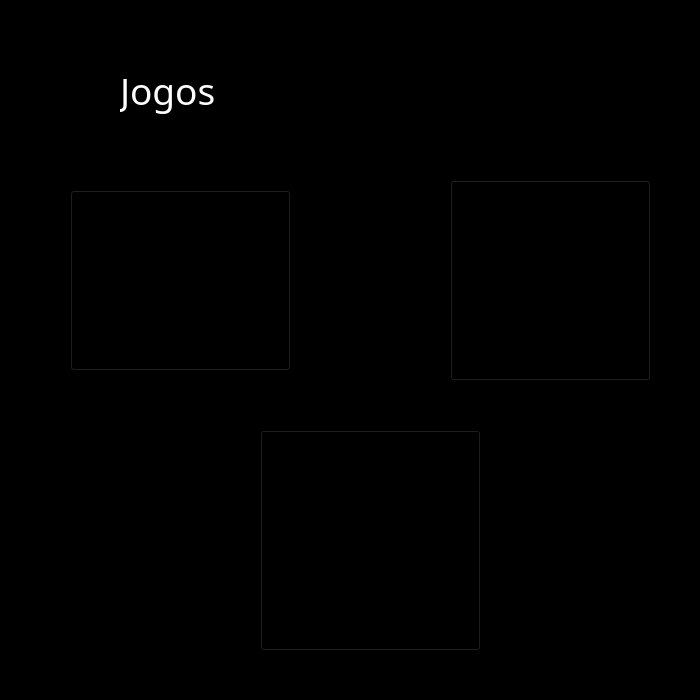
<?xml version="1.0" encoding="UTF-8"?>
<ui version="4.0">
 <class>MainWindow</class>
 <widget class="QMainWindow" name="MainWindow">
  <property name="geometry">
   <rect>
    <x>0</x>
    <y>0</y>
    <width>700</width>
    <height>700</height>
   </rect>
  </property>
  <property name="windowTitle">
   <string>MainWindow</string>
  </property>
  <property name="styleSheet">
   <string notr="true">background-color:rgb(0, 0, 0);</string>
  </property>
  <widget class="QWidget" name="centralwidget">
   <widget class="QLabel" name="label">
    <property name="geometry">
     <rect>
      <x>120</x>
      <y>60</y>
      <width>111</width>
      <height>61</height>
     </rect>
    </property>
    <property name="font">
     <font>
      <family>Old English Text MT</family>
      <pointsize>28</pointsize>
     </font>
    </property>
    <property name="styleSheet">
     <string notr="true">background-color: transparent;
color: white;</string>
    </property>
    <property name="text">
     <string>Jogos</string>
    </property>
   </widget>
   <widget class="QPushButton" name="forcaButton">
    <property name="geometry">
     <rect>
      <x>260</x>
      <y>430</y>
      <width>221</width>
      <height>221</height>
     </rect>
    </property>
    <property name="font">
     <font>
      <family>Old English Text MT</family>
      <pointsize>14</pointsize>
     </font>
    </property>
    <property name="styleSheet">
     <string notr="true">background-color: transparent;
</string>
    </property>
    <property name="text">
     <string/>
    </property>
   </widget>
   <widget class="QPushButton" name="velhaButton">
    <property name="geometry">
     <rect>
      <x>450</x>
      <y>180</y>
      <width>201</width>
      <height>201</height>
     </rect>
    </property>
    <property name="font">
     <font>
      <family>Old English Text MT</family>
      <pointsize>14</pointsize>
     </font>
    </property>
    <property name="styleSheet">
     <string notr="true">background-color: transparent;
</string>
    </property>
    <property name="text">
     <string/>
    </property>
   </widget>
   <widget class="QLabel" name="label_3">
    <property name="geometry">
     <rect>
      <x>0</x>
      <y>0</y>
      <width>700</width>
      <height>700</height>
     </rect>
    </property>
    <property name="text">
     <string/>
    </property>
    <property name="pixmap">
     <pixmap>../menu/menu.png</pixmap>
    </property>
    <property name="scaledContents">
     <bool>true</bool>
    </property>
   </widget>
   <widget class="QPushButton" name="jokenpoButton">
    <property name="geometry">
     <rect>
      <x>70</x>
      <y>190</y>
      <width>221</width>
      <height>181</height>
     </rect>
    </property>
    <property name="font">
     <font>
      <family>Old English Text MT</family>
      <pointsize>14</pointsize>
     </font>
    </property>
    <property name="styleSheet">
     <string notr="true">background-color: transparent;
</string>
    </property>
    <property name="text">
     <string/>
    </property>
   </widget>
   <zorder>label_3</zorder>
   <zorder>label</zorder>
   <zorder>forcaButton</zorder>
   <zorder>velhaButton</zorder>
   <zorder>jokenpoButton</zorder>
  </widget>
 </widget>
 <resources/>
 <connections/>
</ui>
